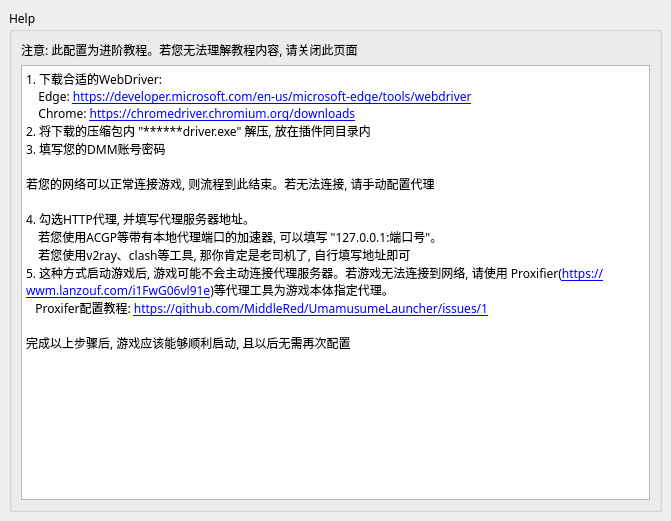
<?xml version="1.0" encoding="UTF-8"?>
<ui version="4.0">
 <class>MainWindow</class>
 <widget class="QMainWindow" name="MainWindow">
  <property name="geometry">
   <rect>
    <x>0</x>
    <y>0</y>
    <width>671</width>
    <height>521</height>
   </rect>
  </property>
  <property name="font">
   <font>
    <family>Microsoft YaHei</family>
   </font>
  </property>
  <property name="windowTitle">
   <string>DMM Fast Login Help</string>
  </property>
  <widget class="QWidget" name="centralwidget">
   <layout class="QVBoxLayout" name="verticalLayout">
    <item>
     <widget class="QGroupBox" name="groupBox">
      <property name="title">
       <string>Help</string>
      </property>
      <layout class="QVBoxLayout" name="verticalLayout_2">
       <item>
        <widget class="QLabel" name="label">
         <property name="text">
          <string>注意: 此配置为进阶教程。若您无法理解教程内容, 请关闭此页面</string>
         </property>
        </widget>
       </item>
       <item>
        <widget class="QTextEdit" name="textEdit">
         <property name="readOnly">
          <bool>true</bool>
         </property>
         <property name="html">
          <string>&lt;!DOCTYPE HTML PUBLIC &quot;-//W3C//DTD HTML 4.0//EN&quot; &quot;http://www.w3.org/TR/REC-html40/strict.dtd&quot;&gt;
&lt;html&gt;&lt;head&gt;&lt;meta name=&quot;qrichtext&quot; content=&quot;1&quot; /&gt;&lt;style type=&quot;text/css&quot;&gt;
p, li { white-space: pre-wrap; }
&lt;/style&gt;&lt;/head&gt;&lt;body style=&quot; font-family:'Microsoft YaHei'; font-size:9pt; font-weight:400; font-style:normal;&quot;&gt;
&lt;p style=&quot; margin-top:0px; margin-bottom:0px; margin-left:0px; margin-right:0px; -qt-block-indent:0; text-indent:0px;&quot;&gt;1. 下载合适的WebDriver:&lt;/p&gt;
&lt;p style=&quot; margin-top:0px; margin-bottom:0px; margin-left:0px; margin-right:0px; -qt-block-indent:0; text-indent:0px;&quot;&gt;    Edge: &lt;span style=&quot; text-decoration: underline; color:#0000ff;&quot;&gt;https://developer.microsoft.com/en-us/microsoft-edge/tools/webdriver&lt;/span&gt;&lt;/p&gt;
&lt;p style=&quot; margin-top:0px; margin-bottom:0px; margin-left:0px; margin-right:0px; -qt-block-indent:0; text-indent:0px;&quot;&gt;    Chrome: &lt;span style=&quot; text-decoration: underline; color:#0000ff;&quot;&gt;https://chromedriver.chromium.org/downloads&lt;/span&gt;&lt;/p&gt;
&lt;p style=&quot; margin-top:0px; margin-bottom:0px; margin-left:0px; margin-right:0px; -qt-block-indent:0; text-indent:0px;&quot;&gt;2. 将下载的压缩包内 &amp;quot;******driver.exe&amp;quot; 解压, 放在插件同目录内&lt;/p&gt;
&lt;p style=&quot; margin-top:0px; margin-bottom:0px; margin-left:0px; margin-right:0px; -qt-block-indent:0; text-indent:0px;&quot;&gt;3. 填写您的DMM账号密码&lt;/p&gt;
&lt;p style=&quot;-qt-paragraph-type:empty; margin-top:0px; margin-bottom:0px; margin-left:0px; margin-right:0px; -qt-block-indent:0; text-indent:0px;&quot;&gt;&lt;br /&gt;&lt;/p&gt;
&lt;p style=&quot; margin-top:0px; margin-bottom:0px; margin-left:0px; margin-right:0px; -qt-block-indent:0; text-indent:0px;&quot;&gt;若您的网络可以正常连接游戏, 则流程到此结束。若无法连接, 请手动配置代理&lt;/p&gt;
&lt;p style=&quot;-qt-paragraph-type:empty; margin-top:0px; margin-bottom:0px; margin-left:0px; margin-right:0px; -qt-block-indent:0; text-indent:0px;&quot;&gt;&lt;br /&gt;&lt;/p&gt;
&lt;p style=&quot; margin-top:0px; margin-bottom:0px; margin-left:0px; margin-right:0px; -qt-block-indent:0; text-indent:0px;&quot;&gt;4. 勾选HTTP代理, 并填写代理服务器地址。&lt;/p&gt;
&lt;p style=&quot; margin-top:0px; margin-bottom:0px; margin-left:0px; margin-right:0px; -qt-block-indent:0; text-indent:0px;&quot;&gt;    若您使用ACGP等带有本地代理端口的加速器, 可以填写 &amp;quot;127.0.0.1:端口号&amp;quot;。&lt;/p&gt;
&lt;p style=&quot; margin-top:0px; margin-bottom:0px; margin-left:0px; margin-right:0px; -qt-block-indent:0; text-indent:0px;&quot;&gt;    若您使用v2ray、clash等工具, 那你肯定是老司机了, 自行填写地址即可&lt;/p&gt;
&lt;p style=&quot; margin-top:0px; margin-bottom:0px; margin-left:0px; margin-right:0px; -qt-block-indent:0; text-indent:0px;&quot;&gt;5. 这种方式启动游戏后, 游戏可能不会主动连接代理服务器。若游戏无法连接到网络, 请使用 Proxifier(&lt;span style=&quot; text-decoration: underline; color:#0000ff;&quot;&gt;https://wwm.lanzouf.com/i1FwG06vl91e&lt;/span&gt;)等代理工具为游戏本体指定代理。&lt;/p&gt;
&lt;p style=&quot; margin-top:0px; margin-bottom:0px; margin-left:0px; margin-right:0px; -qt-block-indent:0; text-indent:0px;&quot;&gt;   Proxifer配置教程: &lt;span style=&quot; text-decoration: underline; color:#0000ff;&quot;&gt;https://github.com/MiddleRed/UmamusumeLauncher/issues/1&lt;/span&gt;&lt;/p&gt;
&lt;p style=&quot;-qt-paragraph-type:empty; margin-top:0px; margin-bottom:0px; margin-left:0px; margin-right:0px; -qt-block-indent:0; text-indent:0px;&quot;&gt;&lt;br /&gt;&lt;/p&gt;
&lt;p style=&quot; margin-top:0px; margin-bottom:0px; margin-left:0px; margin-right:0px; -qt-block-indent:0; text-indent:0px;&quot;&gt;完成以上步骤后, 游戏应该能够顺利启动, 且以后无需再次配置&lt;/p&gt;&lt;/body&gt;&lt;/html&gt;</string>
         </property>
        </widget>
       </item>
      </layout>
     </widget>
    </item>
   </layout>
  </widget>
 </widget>
 <resources/>
 <connections/>
</ui>
